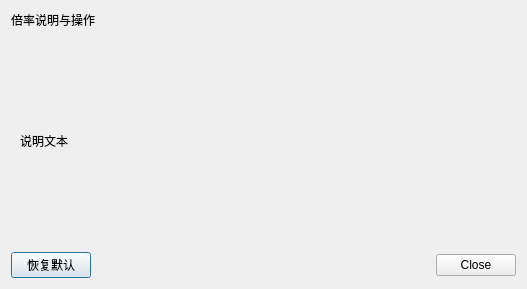
<?xml version="1.0" encoding="UTF-8"?>
<ui version="4.0">
 <class>MultiplierHelpDialog</class>
 <widget class="QDialog" name="MultiplierHelpDialog">
  <property name="geometry">
   <rect>
    <x>0</x>
    <y>0</y>
    <width>527</width>
    <height>289</height>
   </rect>
  </property>
  <property name="windowTitle">
   <string>倍率帮助</string>
  </property>
  <layout class="QGridLayout" name="gridLayout">
   <item row="0" column="0">
    <widget class="QLabel" name="dialogTitle">
     <property name="text">
      <string>倍率说明与操作</string>
     </property>
    </widget>
   </item>
   <item row="1" column="0">
    <widget class="QScrollArea" name="dialogScrollArea">
     <property name="frameShape">
      <enum>QFrame::NoFrame</enum>
     </property>
     <property name="widgetResizable">
      <bool>true</bool>
     </property>
     <widget class="QWidget" name="scrollAreaWidgetContents">
      <property name="geometry">
       <rect>
        <x>0</x>
        <y>0</y>
        <width>509</width>
        <height>225</height>
       </rect>
      </property>
      <layout class="QVBoxLayout" name="verticalLayout_2">
       <item>
        <widget class="QLabel" name="dialogBodyText">
         <property name="text">
          <string>说明文本</string>
         </property>
         <property name="wordWrap">
          <bool>true</bool>
         </property>
        </widget>
       </item>
      </layout>
     </widget>
    </widget>
   </item>
   <item row="2" column="0">
    <layout class="QHBoxLayout" name="horizontalLayout">
     <item>
      <widget class="QPushButton" name="restoreButton">
       <property name="text">
        <string>恢复默认</string>
       </property>
      </widget>
     </item>
     <item>
      <spacer name="horizontalSpacer">
       <property name="orientation">
        <enum>Qt::Horizontal</enum>
       </property>
       <property name="sizeHint" stdset="0">
        <size>
         <width>40</width>
         <height>20</height>
        </size>
       </property>
      </spacer>
     </item>
     <item>
      <widget class="QDialogButtonBox" name="dialogButtons">
       <property name="standardButtons">
        <set>QDialogButtonBox::Close</set>
       </property>
      </widget>
     </item>
    </layout>
   </item>
  </layout>
 </widget>
 <resources/>
 <connections/>
</ui>
